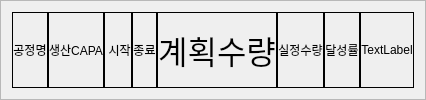
        <widget class="QFrame" name="frame_Head">
         <property name="enabled">
          <bool>true</bool>
         </property>
         <property name="sizePolicy">
          <sizepolicy hsizetype="Preferred" vsizetype="Preferred">
           <horstretch>0</horstretch>
           <verstretch>3</verstretch>
          </sizepolicy>
         </property>
         <property name="frameShape">
          <enum>QFrame::StyledPanel</enum>
         </property>
         <property name="frameShadow">
          <enum>QFrame::Raised</enum>
         </property>
         <property name="lineWidth">
          <number>1</number>
         </property>
         <layout class="QHBoxLayout" name="horizontalLayout_2">
          <property name="spacing">
           <number>0</number>
          </property>
          <item>
           <widget class="QLabel" name="label_9">
            <property name="styleSheet">
             <string notr="true">border:1px solid black;</string>
            </property>
            <property name="text">
             <string>공정명</string>
            </property>
            <property name="alignment">
             <set>Qt::AlignCenter</set>
            </property>
           </widget>
          </item>
          <item>
           <widget class="QLabel" name="label_10">
            <property name="styleSheet">
             <string notr="true">border:1px solid black;</string>
            </property>
            <property name="text">
             <string>생산CAPA</string>
            </property>
            <property name="alignment">
             <set>Qt::AlignCenter</set>
            </property>
           </widget>
          </item>
          <item>
           <widget class="QLabel" name="label_11">
            <property name="styleSheet">
             <string notr="true">border:1px solid black;</string>
            </property>
            <property name="text">
             <string> 시작</string>
            </property>
            <property name="alignment">
             <set>Qt::AlignCenter</set>
            </property>
           </widget>
          </item>
          <item>
           <widget class="QLabel" name="label_12">
            <property name="styleSheet">
             <string notr="true">border:1px solid black;</string>
            </property>
            <property name="text">
             <string>종료</string>
            </property>
            <property name="alignment">
             <set>Qt::AlignCenter</set>
            </property>
           </widget>
          </item>
          <item>
           <widget class="QLabel" name="label_13">
            <property name="font">
             <font>
              <pointsize>24</pointsize>
             </font>
            </property>
            <property name="styleSheet">
             <string notr="true">border:1px solid black;</string>
            </property>
            <property name="text">
             <string>계획수량</string>
            </property>
            <property name="alignment">
             <set>Qt::AlignCenter</set>
            </property>
           </widget>
          </item>
          <item>
           <widget class="QLabel" name="label_14">
            <property name="styleSheet">
             <string notr="true">border:1px solid black;</string>
            </property>
            <property name="text">
             <string>실정수량</string>
            </property>
            <property name="alignment">
             <set>Qt::AlignCenter</set>
            </property>
           </widget>
          </item>
          <item>
           <widget class="QLabel" name="label_15">
            <property name="styleSheet">
             <string notr="true">border:1px solid black;</string>
            </property>
            <property name="text">
             <string>달성률</string>
            </property>
            <property name="alignment">
             <set>Qt::AlignCenter</set>
            </property>
           </widget>
          </item>
          <item>
           <widget class="QLabel" name="label_16">
            <property name="styleSheet">
             <string notr="true">border:1px solid black;</string>
            </property>
            <property name="text">
             <string>TextLabel</string>
            </property>
            <property name="alignment">
             <set>Qt::AlignCenter</set>
            </property>
           </widget>
          </item>
         </layout>
        </widget>
